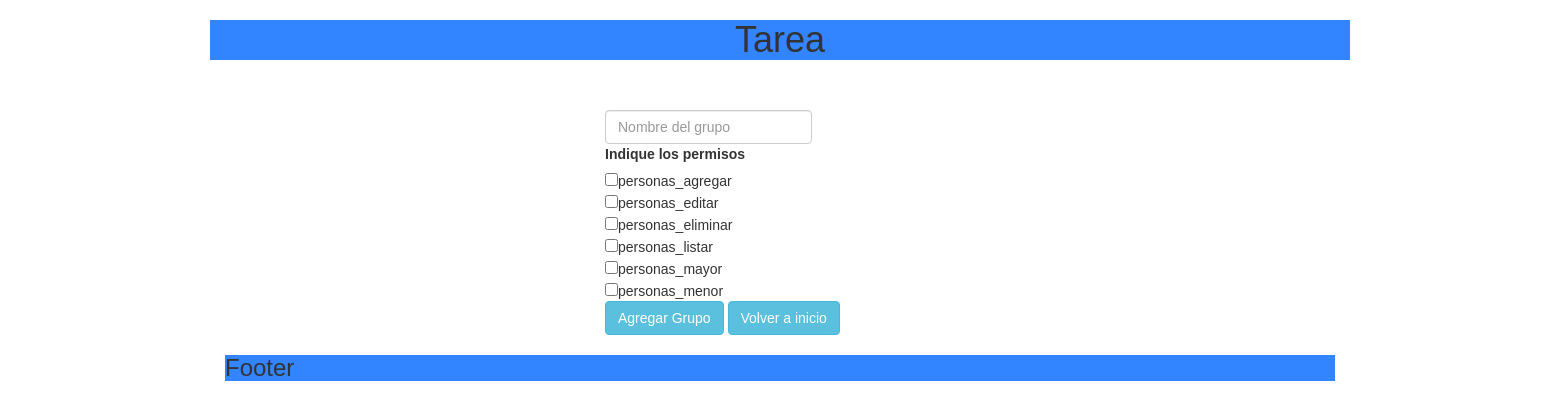
The app's page /agregarGrupo.php, older data.
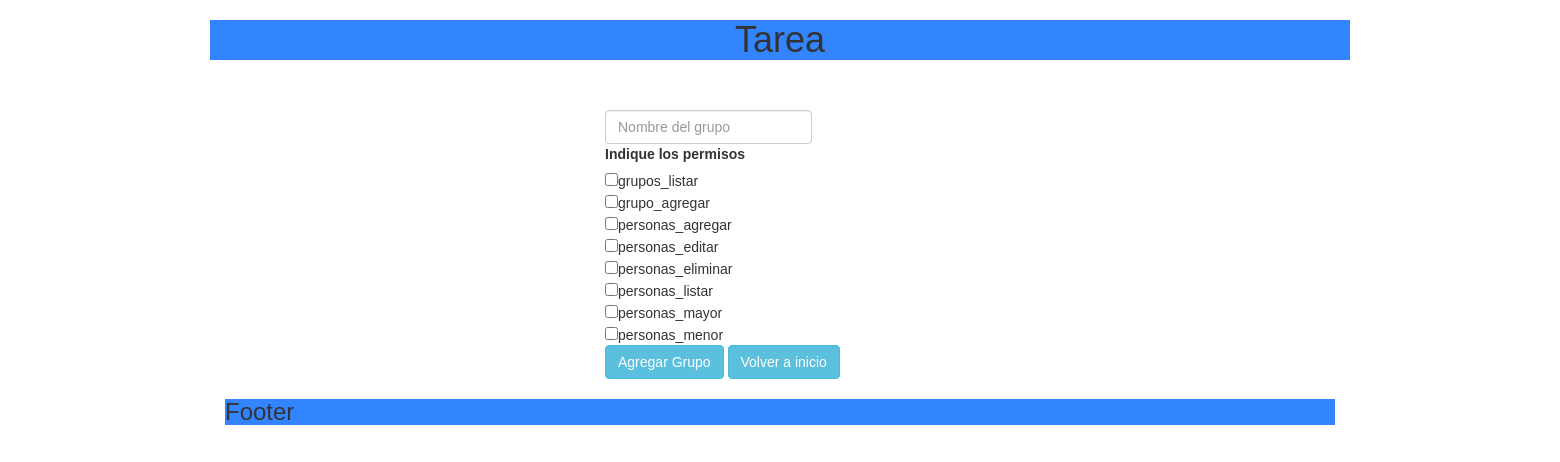
The same page, newer data.
### tables this page shows
CREATE TABLE `permisos` (
  `id` int(11) NOT NULL,
  `name` varchar(255) NOT NULL
);

### functions/funciones.php (called while the page is built, shortened)
<?php
function getPermisos() {
    $pdo = conectar();
    $statement = $pdo->prepare("SELECT *"
            . "FROM permisos");
    $statement->execute();
    $result = $statement->fetchAll();
    return $result;
}
?>

### web/agregarGrupo.php (the view, shortened to what this page needs)
<?php
require_once("../functions/funciones.php");
?>
<!DOCTYPE html>
<html>
    <head>
    </head>
    <body>
        <br/>
        <br/>
        <div id="formAgregar" class="container col-md-12 col-md-offset-4">
            <form class="form-inline" action="../functions/funAgregarGrupo.php" method="POST">
                <input type="text" class="form-control" placeholder="Nombre del grupo" name="nameGroup"><br/>
                <label>Indique los permisos</label><br/>
                <?php
                foreach(getPermisos() as $permiso){
                ?>
                <input type="checkbox" name="permisos[]" value="<?php echo $permiso['id']?>"><?php echo $permiso['name'] ?><br/>
                <?php
                }
                ?>
                <input type="submit" value="Agregar Grupo" class="btn btn-info">
                <a href="index.php" class="btn btn-info">Volver a inicio</a>
            </form>
        </div>
    </body>
</html>

Row changes from the older to the newer data that the page shows:
added permisos: name "grupos_listar"
added permisos: name "grupo_agregar"
